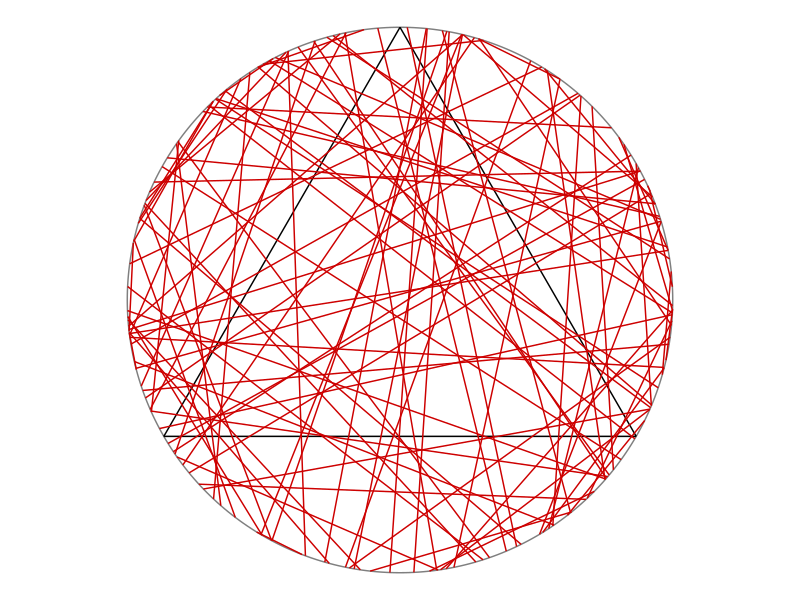
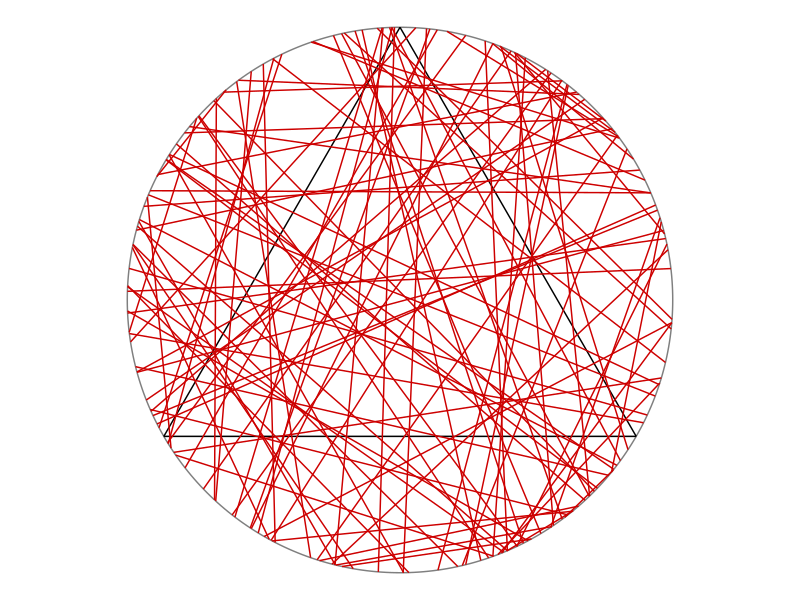
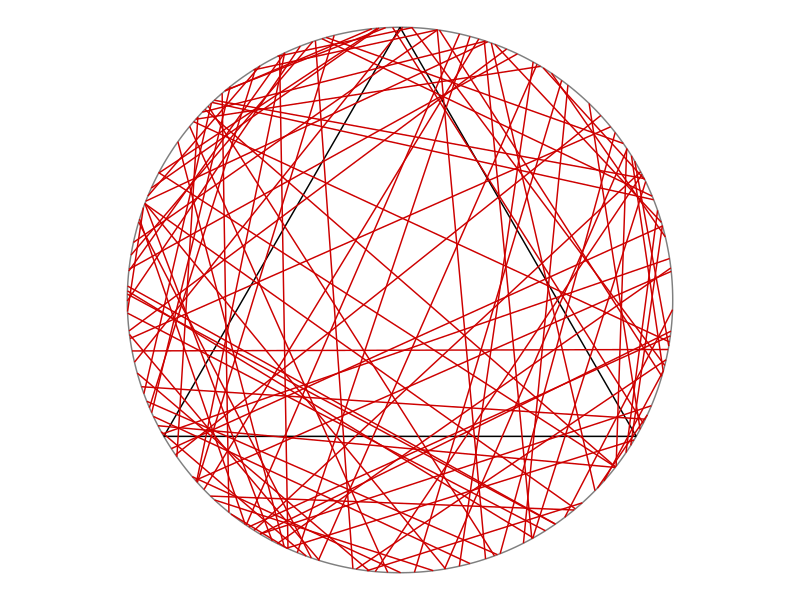

Here is the R script that generated these plots, in order:
# The value of probabilities of chords  being longer than 
# the length of the side of equilateral triangle obtained by running the code are:
# PA = 0.33
# PB = 0.50
# PC = 0.25
# However there is a small change in values of probabilities for each running 
# due to the chords being plotted randomly on the surface of the circle. 

library(tidyverse)
library(ggforce)
theme_set(theme_void()) 

x0=0; y0=0; #center of disk
r=1; #radius
numbLines=100; #number of lines

# Coordinates of equilateral triangle
eqtri_df <- tibble(
  x    = c(0, sqrt(3) / 2, -sqrt(3) / 2),
  y    = c(1, -0.5, -0.5),
  xend = c(sqrt(3) / 2, -sqrt(3) / 2, 0),
  yend = c(-0.5, -0.5, 1)
)

# Method A..........................................................................

thetaA1=2*pi*runif(numbLines); #choose angular component uniformly
thetaA2=2*pi*runif(numbLines); #choose angular component uniformly

# Coordinates of random chord

rdmchr_A <- tibble(
  x    = x0+r*cos(thetaA1),
  y    = y0+r*sin(thetaA1),
  xend = x0+r*cos(thetaA2),
  yend = y0+r*sin(thetaA2)
)
# calculate probability that the chord is longer than a side of the triangle

# Coordinates of random chord
xA    = x0+r*cos(thetaA1);
yA    = y0+r*sin(thetaA1);
xAend = x0+r*cos(thetaA2);
yAend = y0+r*sin(thetaA2);

#length of triangle side
lengthSide<-r*sqrt(3); 

#lengths of the chords
lengthA=sqrt((xA-xAend)^2+(yA-yAend)^2);

#probability of chord being longer than triangle side
probA=mean(lengthA > lengthSide); 

# Plot A
pA <- ggplot() +
  ggforce::geom_circle(aes(x0 = 0, y0 = 0, r = 1), col = "gray50") +
  geom_segment(data = eqtri_df, aes(x = x, y = y, xend = xend, yend = yend)) +
  geom_segment(data = rdmchr_A, aes(x = x, y = y, xend = xend, yend = yend),
               col = "red3") +
  coord_equal()

ggsave(pA, file = "plotA.png", height = 5, width = 7)

# Method B............................................................................

thetaB=2*pi*runif(numbLines); #choose angular component uniformly
pB=r*runif(numbLines); #choose radial component uniformly
qB=sqrt(r^2-pB^2); #distance to circle edge (along line)

#calculate trig values
sin_thetaB=sin(thetaB);
cos_thetaB=cos(thetaB);

# Coordinates of random chord

rdmchr_B <- tibble(
  x    = x0+pB*cos_thetaB+qB*sin_thetaB,
  y    = y0+pB*sin_thetaB-qB*cos_thetaB,
  xend = x0+pB*cos_thetaB-qB*sin_thetaB,
  yend = y0+pB*sin_thetaB+qB*cos_thetaB
)

# calculate probability that the chord is longer than a side of the triangle

# Coordinates of random chord
xB    = x0+pB*cos_thetaB+qB*sin_thetaB;
yB    = y0+pB*sin_thetaB-qB*cos_thetaB;
xBend = x0+pB*cos_thetaB-qB*sin_thetaB;
yBend = y0+pB*sin_thetaB+qB*cos_thetaB;

#length of triangle side
lengthSide<-r*sqrt(3);

#lengths of the chords
lengthB=sqrt((xB-xBend)^2+(yB-yBend)^2);

#probability of chord being longer than triangle side
probB=mean(lengthB>lengthSide);

# Plot B
pB <- ggplot() +
  ggforce::geom_circle(aes(x0 = 0, y0 = 0, r = 1), col = "gray50") +
  geom_segment(data = eqtri_df, aes(x = x, y = y, xend = xend, yend = yend)) +
  geom_segment(data = rdmchr_B, aes(x = x, y = y, xend = xend, yend = yend),
               col = "red3") +
  coord_equal()

ggsave(pB, file = "plotB.png", height = 5, width = 7)

#Method C.............................................................................

thetaC=2*pi*runif(numbLines); #choose angular component uniformly
pC=r*sqrt(runif(numbLines)); #choose radial component
qC=sqrt(r^2-pC^2); #distance to circle edge (along line)

#calculate trig values
sin_thetaC=sin(thetaC);
cos_thetaC=cos(thetaC);
# Coordinates of random chord

rdmchr_C <- tibble(
  x    = x0+pC*cos_thetaC+qC*sin_thetaC,
  y   = y0+pC*sin_thetaC-qC*cos_thetaC,
  xend = x0+pC*cos_thetaC-qC*sin_thetaC,
  yend = y0+pC*sin_thetaC+qC*cos_thetaC
)
# calculate probability that the chord is longer than a side of the triangle

# Coordinates of random chord
xC    = x0+pC*cos_thetaC+qC*sin_thetaC;
yC    = y0+pC*sin_thetaC-qC*cos_thetaC;
xCend = x0+pC*cos_thetaC-qC*sin_thetaC;
yCend = y0+pC*sin_thetaC+qC*cos_thetaC;

#length of triangle side
lengthSide<-r*sqrt(3);

#lengths of the chords
lengthC=sqrt((xC-xCend)^2+(yC-yCend)^2);

#probability of chord being longer than triangle side
probC=mean(lengthC>lengthSide);

# Plot C
pC <- ggplot() +
  ggforce::geom_circle(aes(x0 = 0, y0 = 0, r = 1), col = "gray50") +
  geom_segment(data = eqtri_df, aes(x = x, y = y, xend = xend, yend = yend)) +
  geom_segment(data = rdmchr_C, aes(x = x, y = y, xend = xend, yend = yend),
               col = "red3") +
  coord_equal()

ggsave(pC, file = "plotC.png", height = 5, width = 7)


### References
## https://en.wikipedia.org/wiki/Bertrand_paradox_(probability)
## https://hpaulkeeler.com/the-bertrand-paradox/
## https://github.com/hpaulkeeler/posts/blob/master/BertrandParadox/BertrandParadox.R
## https://www.wikiwand.com/en/Bertrand_paradox_(probability)
